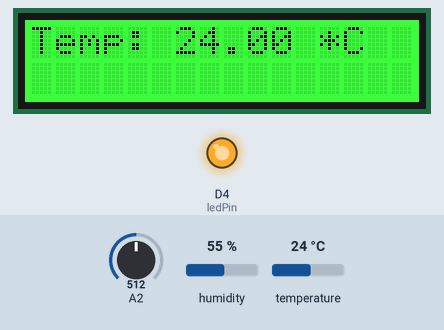
This sketch was run on a simulated Arduino Zero (SAMD21). Shown: 16×2 character LCD, output pins drawn as LEDs (lit = HIGH). The inputs (shaded band) are chosen by the test bench; at power-on: A2 = 512, humidity 55 %, temperature 24 °C. What the sketch prints to the serial monitor is not drawn.

Above: at 0.2 s.
At 10.2 s:
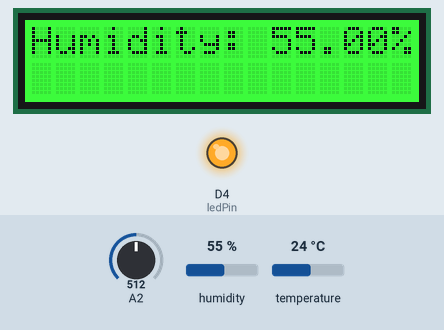
At 20.2 s:
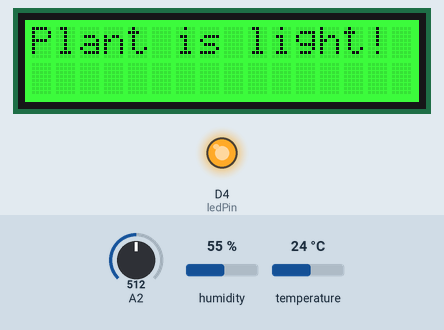
Timing chart, 0 to 21.7 s (numbered marks = the images above):
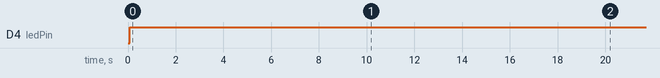

The sketch:

Arduino.ino
```cpp
#include <DHT.h>
#include <Wire.h>
#include "rgb_lcd.h"

#define DHTTYPE DHT11
#define DHTPIN A0
rgb_lcd lcd;
const int ledPin = 4;
const int lcdPin = 3;
int colorR = 0;
int colorG = 255;
int colorB = 0;

DHT dht(DHTPIN, DHTTYPE);
#if defined(ARDUINO_ARCH_AVR)
    #define debug  Serial

#elif defined(ARDUINO_ARCH_SAMD) ||  defined(ARDUINO_ARCH_SAM)
    #define debug  SerialUSB
#else
    #define debug  Serial
#endif

void setup() {
  // put your setup code here, to run once:
  lcd.begin(16, 2);
  lcd.setRGB(colorR, colorG, colorB);
  Serial.begin(30000);
  Wire.begin();
  dht.begin();
}

void loop() {
  int light = analogRead(A2);
  lcd.setCursor(0, 0);
  float temp_hum_val[2] = {0};
  light = map(light, 0, 800, 0, 10);

  for (int i = 0; i <= 255; i++){
    analogWrite(ledPin, i);
  }

  if (!dht.readTempAndHumidity(temp_hum_val)){

    Serial.println(temp_hum_val[0]); // Humidity
    Serial.println(temp_hum_val[1]); // Temperature
    Serial.println(light);

    lcd.clear();
    lcd.print("Temp: ");
    lcd.print(temp_hum_val[1]);
    lcd.print(" *C");

    if (temp_hum_val[1] > 40 || temp_hum_val[1] < 0){
      lcd.setRGB(255,0,0);
    }
    else{
      lcd.setRGB(0,255,0);
    }

    delay(10000);
    lcd.clear();
    lcd.print("Humidity: ");
    lcd.print(temp_hum_val[0]);
    lcd.print("%");

    if (temp_hum_val[0] < 20 || temp_hum_val[0] > 80){
      lcd.setRGB(255,0,0);
    }

    else{
      lcd.setRGB(0,255,0);
    }
    delay(10000);
    if (light <= 5){
      lcd.clear();
      lcd.print("Plant is dark!");
      lcd.setRGB(255, 0, 0);
    }
    else{
      lcd.clear();
      lcd.print("Plant is light!");
      lcd.setRGB(0, 255, 0);
    }
    delay(10000);
  }
  else{
    lcd.clear();
    lcd.println("Failed to get values, please check sensors.");
  }
}
```

Measured:
- by itself, D4 (ledPin): LOW → HIGH at 0.07 s
- by itself, everything shown: repeats every 30.1 s, in 3 steps
- what the display in image 1 shows lasts 10.0 s, from 10.1 s to 20.1 s
